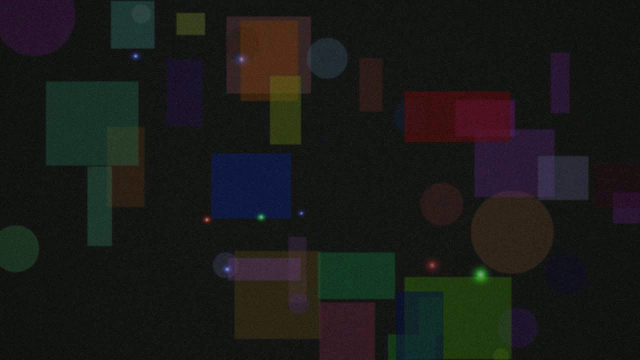
#> input picture composeApp/src/androidUnitTest/resources/far_fixtures/syn_clutter_0209_f10_clean.ppm, 640 x 360 px; its folder holds only this picture in this run
$ python -i classic_v2.py   (imports and definitions only)
#> lines starting #> are read from the running program, lines starting #| are printed output that depends on the picture; after the words box and inside, x2 and y2 are one past the last pixel; in counts of white or black regions, pixels touching at a corner belong together
"""Classic-CV detector v2: colour-difference front-end + temporal/geometric triple selection.

Why this exists
---------------
The B0 diagnostic (`research/scripts/b0_diag.py`) showed that on `hard_test`:
  * 53% of all-visible frames lose at least one colour at the *front-end*
    (fixed HSV ranges, distractor blobs, bright/screen backgrounds), and
  * 22% of frames find all three colours but pick the wrong triple
    (clutter 49%, desk 37%, crosscolor 26%).
Only 24.5% succeed, while an "oracle association" would reach 46.9%.

This module replaces the two brittle stages:
  1. front-end: per-pixel colour *difference* maps (r - max(g, b), ...), adaptive
     threshold, connected components with a shape/area filter and a weighted
     sub-pixel centroid.  No fixed hue/saturation/value windows.
  2. selection: exhaustive triple search scored by photometry, equilateral /
     edge-length consistency, *size consistency* (same LED seen at the same
     distance) and, when available, the **temporal prediction** from the last
     accepted pose (constant-velocity translation, constant rotation).

The output mirrors `research.baseline_b0.detector.DetectResult` closely enough
for `eval_v2.evaluate_classic2` to consume it.
"""
from __future__ import annotations

from dataclasses import dataclass, field
import math
from typing import Dict, List, Optional, Tuple

import cv2
import numpy as np

COLOR_ORDER = ("red", "green", "blue")


@dataclass
class Blob:
    color: str
    u: float
    v: float
    area: int
    peak: float          # peak of the colour-difference response
    score: float         # combined photometric score
    aspect: float        # bbox aspect ratio (>= 1)
    circularity: float


@dataclass
class DetectResult:
    ok: bool
    points: Dict[str, Tuple[float, float]] = field(default_factory=dict)
    scores: Dict[str, float] = field(default_factory=dict)
    combo_score: float = 0.0
    reason: str = ""
    candidates: Dict[str, List[Blob]] = field(default_factory=dict)


def color_weight_maps(bgr: np.ndarray) -> Dict[str, np.ndarray]:
    """Signed colour-difference maps (uint8, 0..255)."""
    b = bgr[..., 0]
    g = bgr[..., 1]
    r = bgr[..., 2]
    out = {}
    for name, ch, others in (("red", r, (g, b)), ("green", g, (r, b)),
                             ("blue", b, (r, g))):
        d = ch.astype(np.int16) - np.maximum(others[0], others[1])
        out[name] = np.clip(d, 0, 255).astype(np.uint8)
    return out


def _subpixel(bgr: np.ndarray, m: np.ndarray, u: float, v: float,
              radius: int = 9) -> Tuple[float, float]:
    h, w = m.shape
    x0, x1 = max(0, int(u) - radius), min(w, int(u) + radius + 1)
    y0, y1 = max(0, int(v) - radius), min(h, int(v) + radius + 1)
    win = m[y0:y1, x0:x1]
    if win.size == 0 or win.sum() <= 1e-6:
        return u, v
    yy, xx = np.mgrid[y0:y1, x0:x1]
    wgt = win.astype(np.float64)
    return (float((xx * wgt).sum() / wgt.sum()),
            float((yy * wgt).sum() / wgt.sum()))


class ClassicV2Detector:
    """Colour-difference detector with temporal triple selection."""

    def __init__(self, top_k: int = 6, thr_floor: float = 8.0,
                 min_area: int = 3, max_area_frac: float = 0.04,
                 max_aspect: float = 6.0, temporal_gate: float = 0.6,
                 edge_mm: float = 100.0, union_b0: bool = True,
                 tophat: bool = True, tophat_ksize: int = 31):
        self.top_k = top_k
        self.thr_floor = thr_floor
        self.min_area = min_area
        self.max_area_frac = max_area_frac
        self.max_aspect = max_aspect
        self.temporal_gate = temporal_gate   # in units of the predicted edge (px)
        self.edge_mm = edge_mm
        self.union_b0 = union_b0
        self.tophat = tophat
        self.tophat_ksize = tophat_ksize
        self._b0 = None
        self._v: Optional[np.ndarray] = None
        # temporal state
        self.R: Optional[np.ndarray] = None   # target -> camera (3x3)
        self.t: Optional[np.ndarray] = None   # mm
        self.t_prev: Optional[np.ndarray] = None
        self.frame: int = 0
        self.prev_frame: Optional[int] = None
        self.edge_px: Optional[float] = None

    # ------------------------------------------------------------------ utils
    # [51 lines left out: functions reset, _blob_peak, _merge_b0_candidates, not called in this run]

    def _extract(self, m: np.ndarray, color: str, bgr: Optional[np.ndarray] = None) -> List[Blob]:
        h, w = m.shape
        sub = m[::4, ::4]
        thr = max(self.thr_floor, 0.22 * float(np.percentile(sub, 99.5)))
        mask = (m >= thr).astype(np.uint8)
        if int(mask.sum()) < self.min_area:
            return []
        mask = cv2.morphologyEx(mask, cv2.MORPH_OPEN,
                                np.ones((2, 2), np.uint8))
        n, labels, stats, cents = cv2.connectedComponentsWithStats(
            mask, connectivity=8)
        if n <= 1:
            return []
        # vectorised filtering: colour-cast frames can produce >100k tiny
        # components, so never loop over all of them in Python
        areas = stats[1:, cv2.CC_STAT_AREA].astype(np.int64)
        bw = stats[1:, cv2.CC_STAT_WIDTH].astype(np.float64)
        bh = stats[1:, cv2.CC_STAT_HEIGHT].astype(np.float64)
        max_area = int(self.max_area_frac * h * w)
        aspect = np.maximum(bw, bh) / np.maximum(1.0, np.minimum(bw, bh))
        valid = (areas >= self.min_area) & (areas <= max_area) & (aspect <= self.max_aspect)
        idx = np.nonzero(valid)[0]
        if idx.size == 0:
            return []
        # rank by area (cheap proxy: the LED halo is one of the largest blobs)
        order = idx[np.argsort(-areas[idx])][:24]
        circ = 4.0 * np.pi * areas[order] / np.maximum(1e-6, (2.0 * (bw[order] + bh[order])) ** 2)
        circ = np.minimum(circ, 1.0)
        out: List[Blob] = []
        for k, i in enumerate(order):
            cx0, cy0 = float(cents[i + 1][0]), float(cents[i + 1][1])
            rad = int(max(6.0, min(20.0, 1.6 * max(bw[i], bh[i]) / 2.0 + 3)))
            u, v = _subpixel(None, m, cx0, cy0, radius=rad)
            x0, x1 = max(0, int(u) - 3), min(w, int(u) + 4)
            y0, y1 = max(0, int(v) - 3), min(h, int(v) + 4)
            peak = float(m[y0:y1, x0:x1].max()) if y1 > y0 and x1 > x0 else 0.0
            peak_v = float(self._v[max(0, int(v) - 4):int(v) + 5,
                                   max(0, int(u) - 4):int(u) + 5].max()) if self._v is not None else 0.0
            out.append(Blob(color=color, u=u, v=v, area=int(areas[i]),
                            peak=peak,
                            score=0.34 * peak / 255.0 + 0.32 * peak_v / 255.0
                                  + 0.18 * float(circ[k]) + 0.16 * (0.5 * float(circ[k]) + 0.5 * peak / 255.0),
                            aspect=float(aspect[i]),
                            circularity=float(circ[k])))
        # halo fragments of the same LED land on (almost) the same centre:
        # merge duplicates before ranking so a weak fragment never wins.
        out.sort(key=lambda b: b.score, reverse=True)
        kept: List[Blob] = []
        for b in out:
            if all(np.hypot(b.u - k.u, b.v - k.v) > 20.0 for k in kept):
                kept.append(b)
                if len(kept) >= self.top_k:
                    break
        return kept

    def _after_candidates(self, cands: Dict[str, List[Blob]],
                          maps: Dict[str, np.ndarray],
                          bgr: Optional[np.ndarray]) -> None:
        """Hook for subclasses (v3 uses it for colour assignment fallback)."""
        return None

    # [71 lines left out: functions _predict_pixels, _score_triple, _best_triple, not called in this run]

    # ------------------------------------------------------------------ detect
    def candidate_maps(self, bgr: np.ndarray) -> Dict[str, np.ndarray]:
        """Per-colour difference maps with the optional adaptive top-hat."""
        maps = color_weight_maps(bgr)
        self._v = cv2.cvtColor(bgr, cv2.COLOR_BGR2HSV)[:, :, 2]
        if self.tophat:
            kern = cv2.getStructuringElement(cv2.MORPH_RECT,
                                             (self.tophat_ksize, self.tophat_ksize))
            # adaptive: only suppress the background of maps that actually have
            # a bright background (dark synthetic scenes need no top-hat and
            # lose a little accuracy when it is applied unconditionally)
            for c, m in list(maps.items()):
                sub = m[::4, ::4]
                if (float(np.percentile(sub, 99.5)) > 15.0
                        or float(np.percentile(sub, 50)) > 2.0):
                    maps[c] = cv2.morphologyEx(m, cv2.MORPH_TOPHAT, kern)
        return maps

    def candidates_from_maps(self, maps: Dict[str, np.ndarray],
                             bgr: np.ndarray) -> Dict[str, List[Blob]]:
        cands = {c: self._extract(maps[c], c) for c in COLOR_ORDER}
        self._after_candidates(cands, maps, bgr)
        return cands

    def propose(self, bgr: np.ndarray) -> Dict[str, List[Blob]]:
        """Per-colour candidate lists without selecting a triangle or a pose."""
        return self.candidates_from_maps(self.candidate_maps(bgr), bgr)

    # [91 lines left out: function detect, not called in this run]

>>> import cv2
>>> picture = cv2.imread('../../composeApp/src/androidUnitTest/resources/far_fixtures/syn_clutter_0209_f10_clean.ppm')
#> picture is the input picture: shape (360, 640, 3); mean B, G, R 24.4, 26.8, 26.3
>>> result = ClassicV2Detector().propose(picture)
#> in color_weight_maps, `r = bgr[..., 2]`:
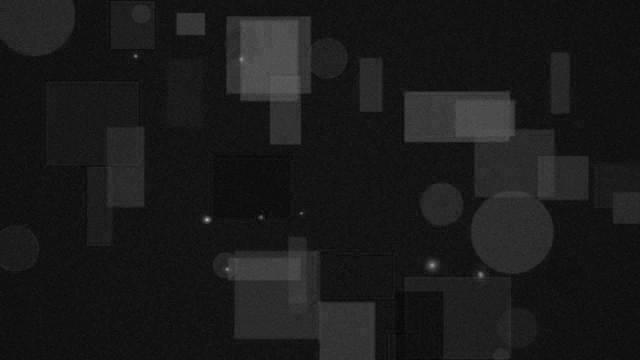
#> r: shape (360, 640); min 4, max 182, mean 26.3
#> the loop in color_weight_maps, `for name, ch, others in (("red", r, (g, b)), ("green", g, (r, b)), ("b..` made 3 passes
#> name on passes 1 to 3: 'red', 'green', 'blue'
#> pass 1, in color_weight_maps, `d = ch.astype(np.int16) - np.maximum(others[0], others[1])`:
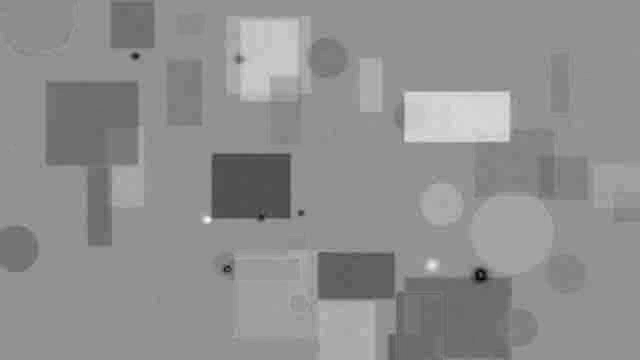
#> d: shape (360, 640) int16; min -104, max 74, mean -3.7; drawn with min black and max white
#> after the loop in color_weight_maps, `for name, ch, others in (("red", r, (g, b)), ("green", g, (r, b)),`: out = 3 items
#> in candidate_maps, `self._v = cv2.cvtColor(bgr, cv2.COLOR_BGR2HSV)[:, :, 2]`:
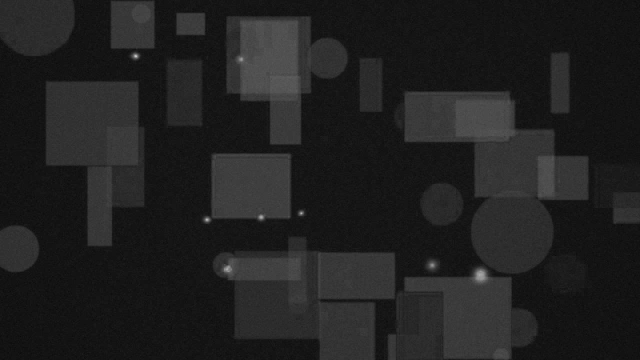
#> self._v: shape (360, 640); min 9, max 197, mean 32.7
#> the loop in candidate_maps, `for c, m in list(maps.items()):` made 3 passes
#> in _extract, `h, w = m.shape`: h = 360; w = 640
#> in _extract, `thr = max(self.thr_floor, 0.22 * float(np.percentile(sub, 99.5)))`: thr = 8
#> in _extract, `mask = (m >= thr).astype(np.uint8)`: mask: shape (360, 640); values 0 (black) and 1 (white), 3.4% white; 78 white regions (51 under 20 px), largest, box (x1, y1, x2, y2) and area: (226, 48, 270, 102) 1434, (421, 183, 463, 225) 1326, (360, 58, 382, 112) 1178
#> in _extract, `mask = cv2.morphologyEx(mask, cv2.MORPH_OPEN, np.ones((2, 2), np.uint8))`: mask: shape (360, 640); values 0 (black) and 1 (white), 3.3% white; 44 white regions (17 under 20 px), largest, box (x1, y1, x2, y2) and area: (227, 49, 271, 103) 1432, (422, 185, 464, 226) 1321, (361, 59, 383, 113) 1178
#> in _extract, `n, labels, stats, cents = cv2.connectedComponentsWithStats( mask, conn..`:
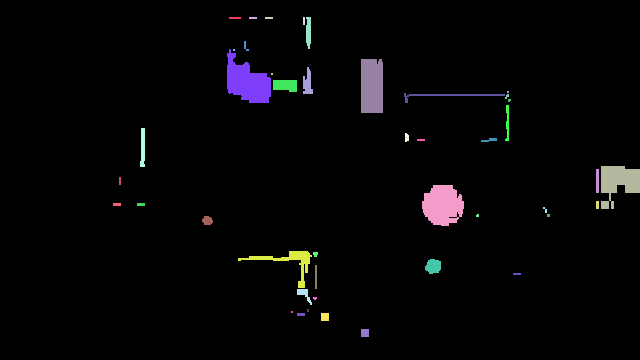
#> labels: shape (360, 640) int32; 45 distinct labels, from 0 to 44; one colour per label, 0 black
#> in _extract, `n, labels, stats, cents = cv2.connectedComponentsWithStats( mask, conn..`: n = 45; stats = 45 rows, first 6: [0, 0, 640, 360, 222823], [229, 17, 12, 2, 24], [249, 17, 8, 2, 16], [265, 17, 8, 2, 16], [303, 17, 2, 8, 16], [306, 17, 5, 32, 140]; cents = 45 pairs, first value 116.5 to 618.2, second value 17.5 to 332.5
#> in _extract, `areas = stats[1:, cv2.CC_STAT_AREA].astype(np.int64)`: areas = 44 values, max 1432 at index 6, min 4 at index 7, mean 172.2
#> in _extract, `bw = stats[1:, cv2.CC_STAT_WIDTH].astype(np.float64)`: bw = 44 values, max 101 at index 13, min 2 at index 3, mean 12.93
#> in _extract, `bh = stats[1:, cv2.CC_STAT_HEIGHT].astype(np.float64)`: bh = 44 values, max 54 at index 6, min 2 at index 0, mean 13.5
#> in _extract, `max_area = int(self.max_area_frac * h * w)`: max_area = 9216
#> in _extract, `aspect = np.maximum(bw, bh) / np.maximum(1.0, np.minimum(bw, bh))`: aspect = 44 values, max 12 at index 35, min 1 at index 7, mean 3.04
#> in _extract, `idx = np.nonzero(valid)[0]`: idx = 38 values from 0 to 43
#> in _extract, `order = idx[np.argsort(-areas[idx])][:24]`: order = 24 values, max 43 at index 11, min 0 at index 18, mean 22.17
#> in _extract, `circ = 4.0 * np.pi * areas[order] / np.maximum(1e-6, (2.0 * (bw[order]..`: circ = 24 values, max 0.785 at index 10, min 0.136 at index 4, mean 0.53
#> the loop in _extract, `for k, i in enumerate(order):` made 24 passes
#> (i, cx0, cy0, rad, x0, x1, y0, y1) on passes 1 to 12: (6, 247, 81.76, 20, 244, 251, 78, 85), (24, 442.3, 204.8, 20, 438, 445, 200, 207), (8, 371.4, 85.71, 20, 367, 374, 82, 89), (21, 618.2, 181.3, 20, 613, 620, 176, 183), (32, 288.8, 261.5, 20, 291, 298, 257, 264), (11, 285, 84.88, 20, 278, 285, 79, 86), (34, 432.9, 265.9, 15, 428, 435, 261, 268), (9, 307.2, 82.81, 20, 296, 303, 77, 84), (37, 303.9, 293.9, 15, 299, 306, 287, 294), (31, 207, 220.2, 11, 203, 210, 215, 222), (42, 324.5, 316.5, 9, 321, 328, 312, 319), (43, 364.5, 332.5, 9, 363, 370, 327, 334)
#> after the loop in _extract, `for k, i in enumerate(order):`: out = 24 items
#> the loop in _extract, `for b in out:` made 6 passes
#> after the loop in _extract, `for b in out:`: kept = 6 items
#> call 2 of _extract, with color = 'green'
#> in _extract (call 2), `mask = (m >= thr).astype(np.uint8)`: mask: shape (360, 640); values 0 (black) and 1 (white), 1.8% white; 45 white regions (30 under 20 px), largest, box (x1, y1, x2, y2) and area: (88, 165, 112, 245) 1857, (403, 276, 448, 293) 622, (469, 264, 504, 288) 514
#> in _extract (call 2), `mask = cv2.morphologyEx(mask, cv2.MORPH_OPEN, np.ones((2, 2), np.uint8))`:
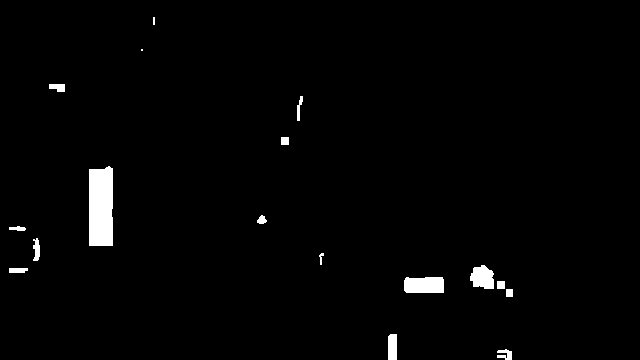
#> mask: shape (360, 640); values 0 (black) and 1 (white), 1.7% white; 17 white regions (2 under 20 px), largest, box (x1, y1, x2, y2) and area: (89, 166, 113, 246) 1855, (404, 277, 444, 293) 615, (470, 265, 494, 289) 441
#> in _extract (call 2), `n, labels, stats, cents = cv2.connectedComponentsWithStats( mask, conn..`: labels: shape (360, 640) int32; 18 distinct labels, from 0 to 17
#> in _extract (call 2), `n, labels, stats, cents = cv2.connectedComponentsWithStats( mask, conn..`: n = 18; stats = 18 rows, first 6: [0, 0, 640, 360, 226406], [153, 17, 2, 8, 16], [141, 49, 2, 2, 4], [49, 84, 16, 8, 104], [297, 96, 6, 25, 77], [281, 137, 8, 8, 64]; cents = 18 rows, first 8: [320.9, 178.5], [153.5, 20.5], [141.5, 49.5], [57.42, 86.92], [299, 107.8], [284.5, 140.5], [100.5, 206.7], [261.4, 219.6]
#> in _extract (call 2), `areas = stats[1:, cv2.CC_STAT_AREA].astype(np.int64)`: areas = 17 values, max 1855 at index 5, min 4 at index 1, mean 234.9
#> in _extract (call 2), `bw = stats[1:, cv2.CC_STAT_WIDTH].astype(np.float64)`: bw = 17 values, max 40 at index 12, min 2 at index 0, mean 12.88
#> in _extract (call 2), `bh = stats[1:, cv2.CC_STAT_HEIGHT].astype(np.float64)`: bh = 17 values, max 80 at index 5, min 2 at index 1, mean 16.35
#> in _extract (call 2), `aspect = np.maximum(bw, bh) / np.maximum(1.0, np.minimum(bw, bh))`: aspect = 17 values, max 4.17 at index 3, min 1 at index 1, mean 2.32
#> in _extract (call 2), `idx = np.nonzero(valid)[0]`: idx = 17 values from 0 to 16
#> in _extract (call 2), `order = idx[np.argsort(-areas[idx])][:24]`: order = 17 values, max 16 at index 5, min 0 at index 15, mean 8
#> in _extract (call 2), `circ = 4.0 * np.pi * areas[order] / np.maximum(1e-6, (2.0 * (bw[order]..`: circ = 17 values, max 0.785 at index 9, min 0.252 at index 8, mean 0.557
#> the loop in _extract (call 2), `for k, i in enumerate(order):` made 17 passes
#> (i, cx0, cy0, rad, x0, x1, y0, y1) on passes 1 to 12: (5, 100.5, 206.7, 20, 96, 103, 201, 208), (12, 423.8, 284.7, 20, 420, 427, 281, 288), (10, 482.2, 277.2, 20, 477, 484, 272, 279), (15, 392, 346.7, 20, 388, 395, 342, 349), (8, 36.29, 249.4, 20, 28, 35, 248, 255), (16, 504.8, 354.1, 15, 500, 507, 347, 354), (2, 57.42, 86.92, 15, 51, 58, 83, 90), (11, 17.46, 269.9, 18, 17, 24, 262, 269), (3, 299, 107.8, 20, 287, 294, 108, 115), (13, 500.5, 284.5, 9, 497, 504, 281, 288), (4, 284.5, 140.5, 9, 280, 287, 134, 141), (6, 261.4, 219.6, 11, 257, 264, 216, 223)
#> (i, cx0, cy0, rad, x0, x1, y0, y1) on pass 16: (0, 153.5, 20.5, 9, 144, 163, 11, 30)
#> the loop in _extract (call 2), `for b in out:` made 7 passes
#> call 3 of _extract, with color = 'blue'
#> in _extract (call 3), `mask = (m >= thr).astype(np.uint8)`: mask: shape (360, 640); values 0 (black) and 1 (white), 2.6% white; 52 white regions (32 under 20 px), largest, box (x1, y1, x2, y2) and area: (551, 54, 569, 112) 952, (512, 309, 538, 346) 820, (547, 254, 585, 294) 735
#> in _extract (call 3), `mask = cv2.morphologyEx(mask, cv2.MORPH_OPEN, np.ones((2, 2), np.uint8))`: mask: shape (360, 640); values 0 (black) and 1 (white), 2.5% white; 30 white regions (8 under 20 px), largest, box (x1, y1, x2, y2) and area: (552, 55, 570, 113) 952, (513, 310, 539, 347) 820, (548, 255, 586, 295) 722
#> in _extract (call 3), `n, labels, stats, cents = cv2.connectedComponentsWithStats( mask, conn..`:
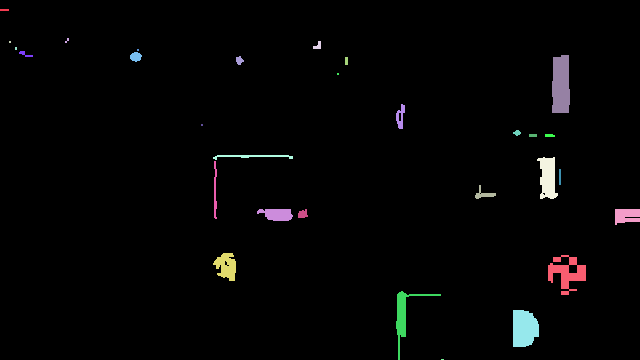
#> labels: shape (360, 640) int32; 31 distinct labels, from 0 to 30; one colour per label, 0 black
#> the loop in _extract (call 3), `for k, i in enumerate(order):` made 24 passes
#> i on passes 1 to 12: 8, 28, 26, 18, 27, 25, 22, 24, 12, 21, 7, 23
#> pass 1, in _subpixel (call 42), `win = m[y0:y1, x0:x1]`:
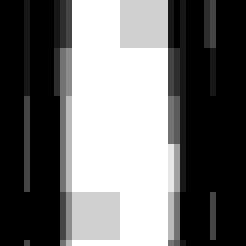
#> win: shape (41, 41) (shown 6 times larger); min 0, max 11, mean 4.73; drawn with min black and max white
#> the loop in _extract (call 3), `for b in out:` made 7 passes
